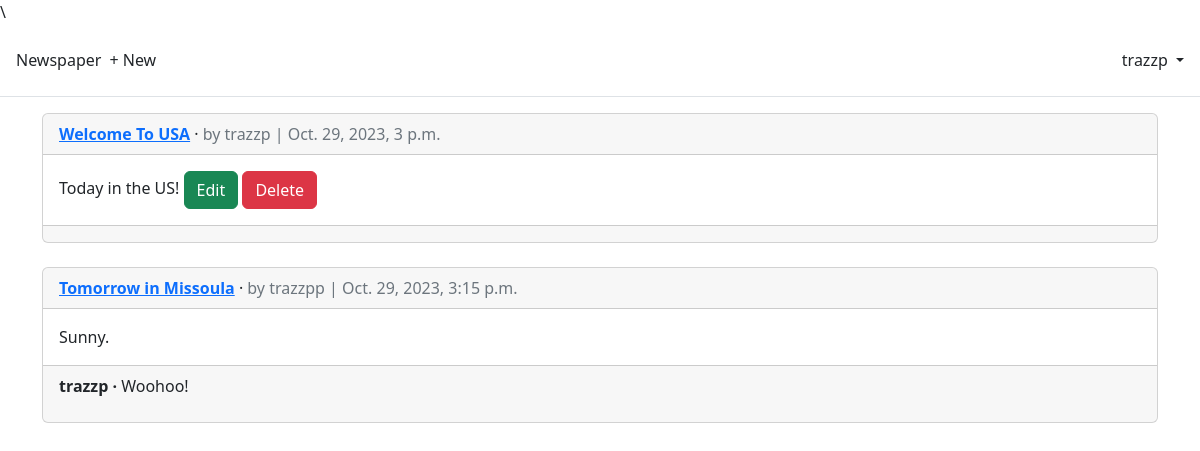
The page /articles/ (signed in) on the database as committed earlier.
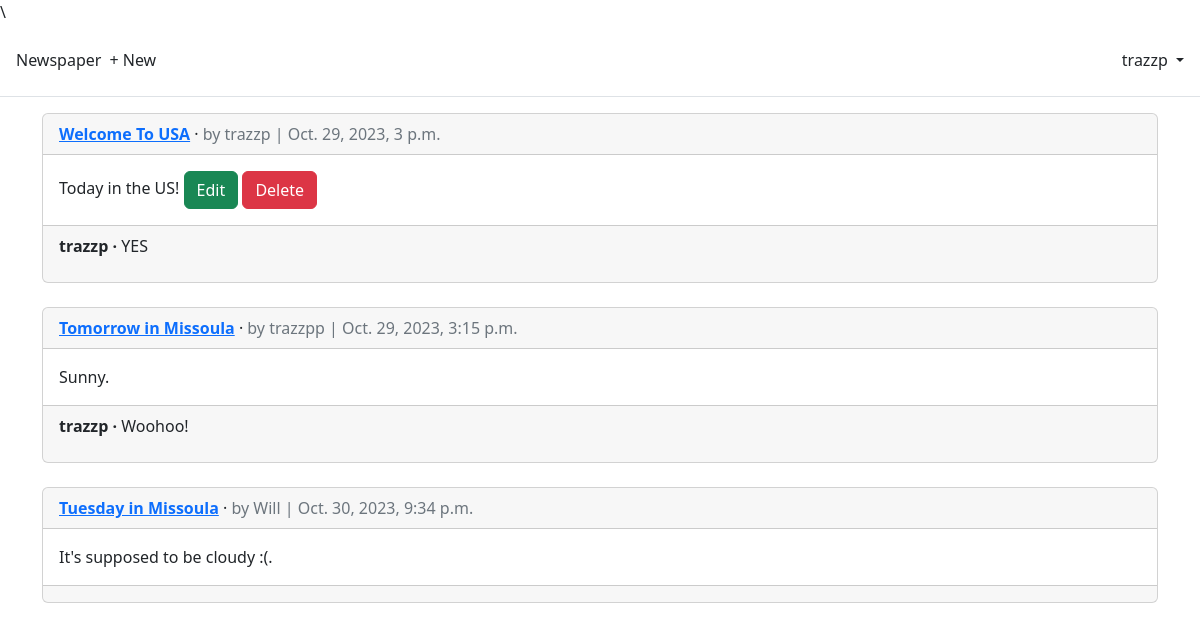
The same page on the database as committed later.
### articles/models.py (models this page shows, shortened)
class Article(models.Model):
    title = models.CharField(max_length=255)
    body = models.TextField()
    date = models.DateTimeField(auto_now_add=True)
    author = models.ForeignKey(
        get_user_model(),
        on_delete=models.CASCADE,
        related_name="comments",
    )
    def get_absolute_url(self):
        return reverse("article_detail", args=[str(self.id)])

class Comment(models.Model):
    article = models.ForeignKey(Article, on_delete=models.CASCADE)
    comment = models.CharField(max_length=140)
    author = models.ForeignKey(
        get_user_model(),
        on_delete=models.CASCADE,
    )
    def __str__(self) -> str:
        return self.comment

### accounts/models.py (models this page shows)
class CustomUser(AbstractUser):
    age = models.PositiveIntegerField(null=True, blank=True)

### articles/views.py (the view)
# urls.py: path("", ArticleListView.as_view(), name="article_list"),
class ArticleListView(LoginRequiredMixin, ListView):
    model = Article
    template_name = "article_list.html"

### templates/article_list.html (shortened to what this page needs)
{% extends "base.html" %}
{% block content %}
{% for article in article_list %}
<div class="card">
  <div class="card-header">
    <span class="fw-bold">
      <a href="{{article.get_absolute_url}}">{{ article.title }}</a>
    </span> &middot;
    <span class="text-muted">by {{ article.author }} |
    {{ article.date }}</span>
  </div>
  <div class="card-body">
    {{ article.body }}
    {% if article.author.pk == request.user.pk %}
    <a class="btn btn-success ml-2" href="{% url 'article_edit' article.pk %}">Edit</a>
    <a class="btn btn-danger ml-2" href="{% url 'article_delete' article.pk %}">Delete</a>
    {% endif %}
  </div>
  <div class="card-footer">
    {% for comment in article.comment_set.all %}
    <p>
      <span class="fw-bold">
        {{ comment.author }} &middot;
      </span>
      {{ comment }}
    </p>
    {% endfor %}
  </div>
</div>
<br />
{% endfor %}
{% endblock content %}

Rows that differ between the two databases and show on the page:
added Comment: author "trazzp", comment "YES", shown under Article "Welcome To USA"
added Article: title "Tuesday in Missoula", author "Will", date "Oct. 30, 2023, 9:34 p.m.", body "It's supposed to be cloudy :(."
